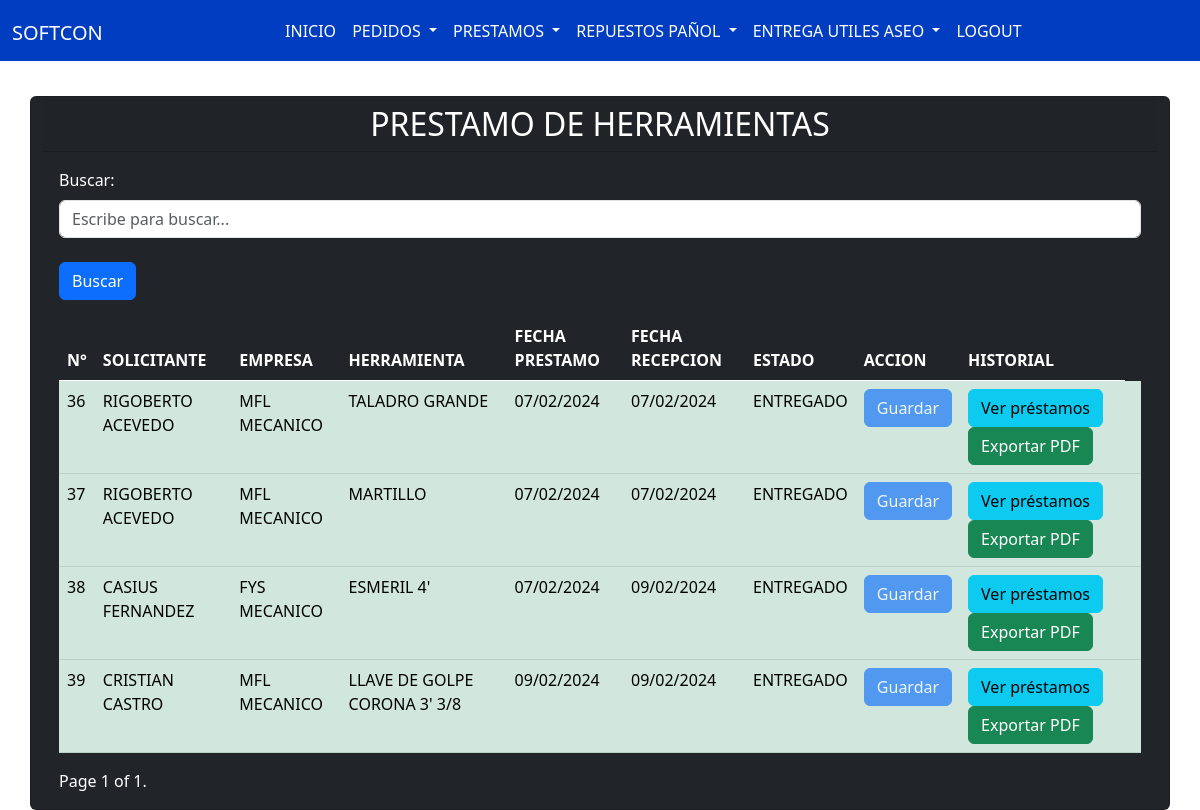
/lista_prestamo/?page=2&buscar=, run on an earlier commit of the app's database.
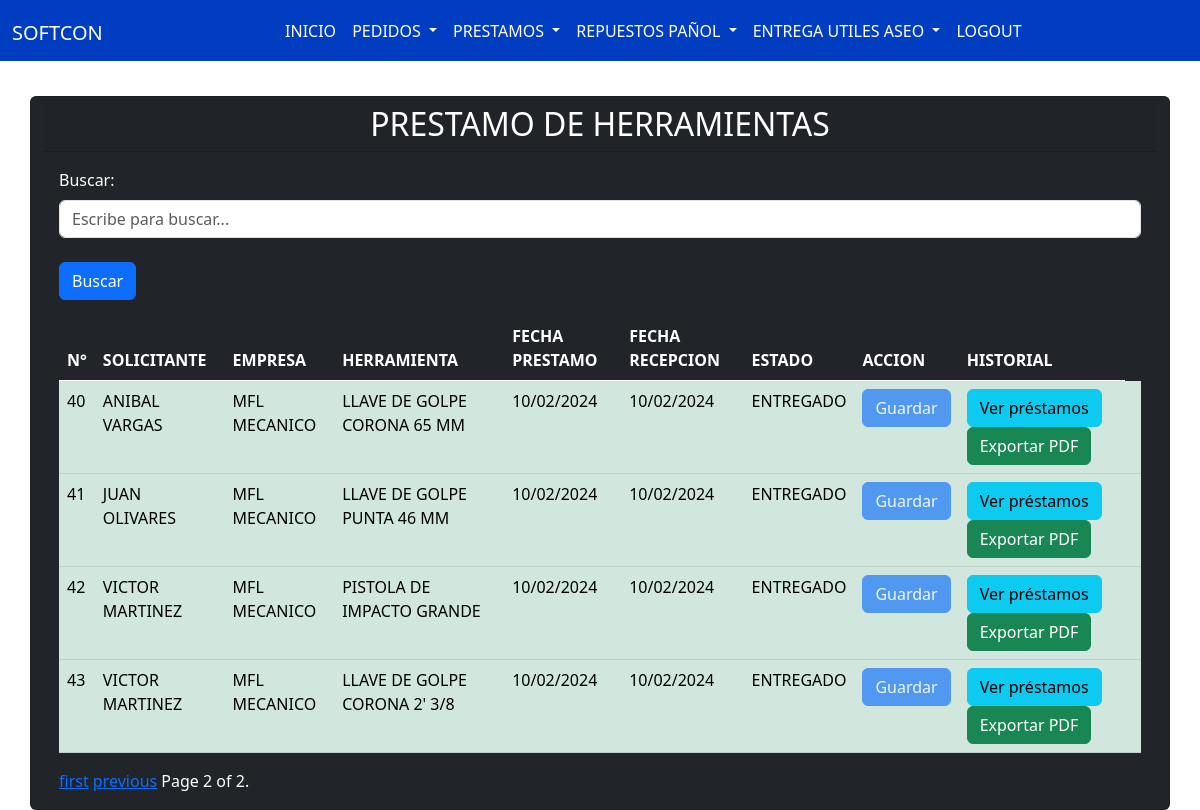
And on a later commit of the database.
### app/models.py (models this page shows)
class Prestamo(models.Model):
    STATUS_CHOICES = [
        ('ENTREGADO', 'Entregado'),
        ('NO_ENTREGADO', 'No Entregado'),
    ]
    nombre_solicitante = models.ForeignKey(Obrero, related_name="prestamo", on_delete=models.CASCADE, verbose_name="Obrero")
    empresa = models.ForeignKey(Empresa, related_name="prestamo", on_delete=models.CASCADE, verbose_name="empresa")
    herramienta = models.ForeignKey(Herramienta, related_name="prestamo", on_delete=models.CASCADE, verbose_name="Herramienta")
    status = models.CharField(max_length=20, choices=STATUS_CHOICES, default='NO_ENTREGADO')
    fecha_creacion = models.DateField(auto_now_add=True)
    fecha_recepcion = models.DateField(null=True, blank=True)

class Obrero(models.Model):
    nombre = models.CharField(max_length=100)
    def __str__(self):
        return self.nombre

class Empresa(models.Model):
    nombre = models.CharField(max_length=100)
    def __str__(self):
        return self.nombre

class Herramienta(models.Model):
    nombre = models.CharField(max_length=100)
    def __str__(self):
        return self.nombre

### app/views.py (the view, shortened to what this page needs)
# urls.py: path('lista_prestamo/', lista_prestamo, name='lista_prestamo'),
def lista_prestamo(request):
    search_term = request.GET.get('buscar', '')
    prestamos_list = Prestamo.objects.all()
    for prestamo in prestamos_list:
        if prestamo.fecha_recepcion:
            prestamo.fecha_recepcion_formatted = prestamo.fecha_recepcion.strftime("%d/%m/%Y %H:%M")
        else:
            prestamo.fecha_recepcion_formatted = None
        if prestamo.fecha_creacion:
            prestamo.fecha_creacion_formatted = prestamo.fecha_creacion.strftime("%d/%m/%Y %H:%M")
        else:
            prestamo.fecha_creacion_formatted = None
    paginator = Paginator(prestamos_list, 4)
    page = request.GET.get('page')
    try:
        prestamos = paginator.page(page)
    except PageNotAnInteger:
        prestamos = paginator.page(1)
    except EmptyPage:
        prestamos = paginator.page(paginator.num_pages)
    return render(request, 'app/lista_prestamo.html', {'prestamos': prestamos, 'search_term': search_term})

### app/templates/app/lista_Prestamo.html (shortened to what this page needs)
{% extends 'app/base.html' %}
{% block content %}
<link rel="stylesheet" href="https://cdnjs.cloudflare.com/ajax/libs/twitter-bootstrap/5.3.0/css/bootstrap.min.css">
<br><br><br><br>
<div class="container">
  <div class="row justify-content-center">
    <div class="card bg-dark text-white">
      <h2 class="card-header text-center">PRESTAMO DE HERRAMIENTAS</h2>
      <div class="card-body">
        <div class="mb-3">
          <form method="GET" action="{% url 'lista_prestamo' %}">
            <label for="buscar" class="form-label">Buscar:</label>
            <input type="text" class="form-control" id="buscar" name="buscar" placeholder="Escribe para buscar..."
              value="{{ search_term }}">
            <br>
            <button type="submit" class="btn btn-primary">Buscar</button>
          </form>
        </div>
        <table class="table table-dark" style="width:100%">
          <thead>
            <tr>
              <th>N°</th>
              <th>SOLICITANTE</th>
              <th>EMPRESA</th>
              <th>HERRAMIENTA</th>
              <th>FECHA PRESTAMO</th>
              <th>FECHA RECEPCION</th>
              <th>ESTADO</th>
              <th>ACCION</th>
              <th>HISTORIAL</th>
            </tr>
          </thead>
          <tbody>
            {% for prestamo in prestamos %}
            <tr
              class="{% cycle 'even' 'odd' %} {% if prestamo.status == 'ENTREGADO' %}table-success custom-success{% else %}table-danger custom-danger{% endif %}">
              <td>{{ prestamo.id }}</td>
              <td>{{ prestamo.nombre_solicitante }}</td>
              <td>{{ prestamo.empresa }}</td>
              <td>{{ prestamo.herramienta }}</td>
              <td>
                {% if prestamo.fecha_creacion %}
                {{ prestamo.fecha_creacion|date:"d/m/Y" }}
                {% else %}
                Sin fecha de creación
                {% endif %}
              </td>
              <td>
                {% if prestamo.fecha_recepcion %}
                {{ prestamo.fecha_recepcion|date:"d/m/Y" }}
                {% else %}
                Sin fecha de recepcion
                {% endif %}
              </td>
              <td>{{ prestamo.status }}</td>
              <td>
                <form method="POST" action="{% url 'editar_prestamo' prestamo.id %}">
                  <button type="submit" {% if prestamo.status == 'ENTREGADO' %}disabled{% endif %}
                    class="btn btn-primary">
                    Guardar
                  </button>
                </form>
              </td>
              <td>
                {% if prestamo.nombre_solicitante %}
                <a href="{% url 'lista_prestamos_obrero' prestamo.nombre_solicitante.id %}" class="btn btn-info">Ver
                  préstamos</a>
                {% else %}
                <span class="btn btn-warning disabled">Ver préstamos</span>
                {% endif %}
                <a href="{% url 'generar_pdf_prestamos' %}?buscar={{ search_term }}" class="btn btn-success">Exportar PDF</a>
              </td>
              <td>
              </td>
            </tr>
            {% endfor %}
          </tbody>
        </table>
        <div class="pagination">
          <span class="step-links">
              {% if prestamos.has_previous %}
                  <a href="?page=1&buscar={{ search_term }}">first</a>
                  <a href="?page={{ prestamos.previous_page_number }}&buscar={{ search_term }}">previous</a>
              {% endif %}
              <span class="current">
                  Page {{ prestamos.number }} of {{ prestamos.paginator.num_pages }}.
              </span>
          </span>
      </div>
      </div>
    </div>
  </div>
</div>
<link rel="stylesheet" href="https://cdnjs.cloudflare.com/ajax/libs/font-awesome/5.15.1/css/all.min.css">
{% endblock %}

What changed in the data, as far as the page shows it:
no longer on this page (row unchanged): Prestamo: id "36", nombre_solicitante "RIGOBERTO ACEVEDO", empresa "MFL MECANICO", herramienta "TALADRO GRANDE", fecha_creacion "07/02/2024", fecha_recepcion "07/02/2024", status "ENTREGADO", shows "Ver préstamos"
no longer on this page (row unchanged): Prestamo: id "37", nombre_solicitante "RIGOBERTO ACEVEDO", empresa "MFL MECANICO", herramienta "MARTILLO", fecha_creacion "07/02/2024", fecha_recepcion "07/02/2024", status "ENTREGADO", shows "Ver préstamos"
no longer on this page (row unchanged): Prestamo: id "38", nombre_solicitante "CASIUS FERNANDEZ", empresa "FYS MECANICO", herramienta "ESMERIL 4'", fecha_creacion "07/02/2024", fecha_recepcion "09/02/2024", status "ENTREGADO", shows "Ver préstamos"
no longer on this page (row unchanged): Prestamo: id "39", nombre_solicitante "CRISTIAN CASTRO", empresa "MFL MECANICO", herramienta "LLAVE DE GOLPE CORONA 3' 3/8", fecha_creacion "09/02/2024", fecha_recepcion "09/02/2024", status "ENTREGADO", shows "Ver préstamos"
added Prestamo: id "40", nombre_solicitante "ANIBAL VARGAS", empresa "MFL MECANICO", herramienta "LLAVE DE GOLPE CORONA 65 MM", fecha_creacion "10/02/2024", fecha_recepcion "10/02/2024", status "ENTREGADO", shows "Ver préstamos"
added Prestamo: id "41", nombre_solicitante "JUAN OLIVARES", empresa "MFL MECANICO", herramienta "LLAVE DE GOLPE PUNTA 46 MM", fecha_creacion "10/02/2024", fecha_recepcion "10/02/2024", status "ENTREGADO", shows "Ver préstamos"
added Prestamo: id "42", nombre_solicitante "VICTOR MARTINEZ", empresa "MFL MECANICO", herramienta "PISTOLA DE IMPACTO GRANDE", fecha_creacion "10/02/2024", fecha_recepcion "10/02/2024", status "ENTREGADO", shows "Ver préstamos"
added Prestamo: id "43", nombre_solicitante "VICTOR MARTINEZ", empresa "MFL MECANICO", herramienta "LLAVE DE GOLPE CORONA 2' 3/8", fecha_creacion "10/02/2024", fecha_recepcion "10/02/2024", status "ENTREGADO", shows "Ver préstamos"
Also different on the page:
{{ prestamos.number }}: "1" → "2"
{{ prestamos.paginator.num_pages }}: "1" → "2"
text now shown: "first previous"
